Frame 1 (no input): blank canvas, image omitted
Frame 60 (the mouse pressed at the canvas centre just before this capture): blank canvas, image omitted
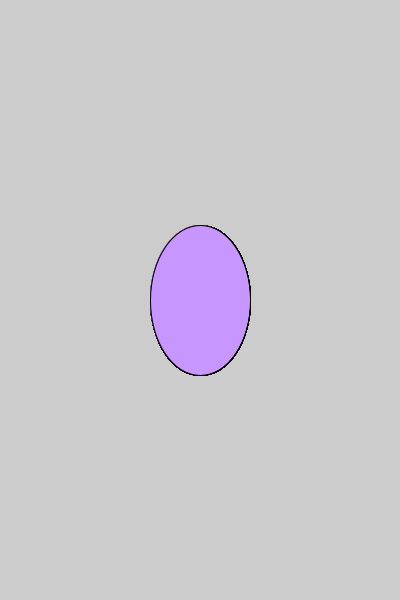
Frame 120 (the mouse held since frame 60 and released just before this capture)

The Processing sketch whose frames 1 and 60 were blank and that drew this single picture after the mouse press (run headless with seeded random() and noise(); from frame 60 on, the mouse is pressed at the canvas centre):

// Processing sketch: circle_color
// ── circle_color.pde
void setup() {
  size(400,600);
}

void draw() {
 face(mouseX,mouseY); 
}

void face(int x,int y)
{
 fill(mouseX,150,mouseY);
   stroke(0);
  ellipse(x,y,mouseX/2,mouseY/2);
 

}
